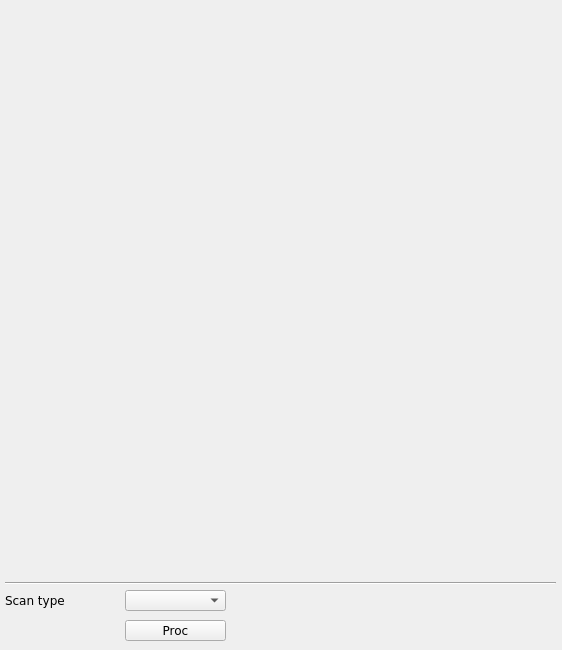
<?xml version="1.0" encoding="UTF-8"?>
<ui version="4.0">
 <class>mainWindow</class>
 <widget class="QMainWindow" name="mainWindow">
  <property name="geometry">
   <rect>
    <x>0</x>
    <y>0</y>
    <width>562</width>
    <height>650</height>
   </rect>
  </property>
  <property name="windowTitle">
   <string/>
  </property>
  <property name="Title" stdset="0">
   <string/>
  </property>
  <widget class="QWidget" name="centralwidget">
   <widget class="caCartesianPlot" name="tbtddcsynth_x">
    <property name="geometry">
     <rect>
      <x>9</x>
      <y>9</y>
      <width>546</width>
      <height>275</height>
     </rect>
    </property>
    <property name="font">
     <font>
      <family>Sans</family>
      <pointsize>8</pointsize>
     </font>
    </property>
    <property name="Title" stdset="0">
     <string notr="true">Horizontal position H1</string>
    </property>
    <property name="TitleX">
     <string notr="true">Data atoms</string>
    </property>
    <property name="TitleY">
     <string notr="true">Position [nm]</string>
    </property>
    <property name="channels_1" stdset="0">
     <string notr="true">;$(BPM):sph.x11</string>
    </property>
    <property name="Style_1">
     <enum>caCartesianPlot::Lines</enum>
    </property>
    <property name="symbol_1">
     <enum>caCartesianPlot::Star1</enum>
    </property>
    <property name="color_1">
     <color>
      <red>255</red>
      <green>0</green>
      <blue>0</blue>
     </color>
    </property>
    <property name="Style_2">
     <enum>caCartesianPlot::Lines</enum>
    </property>
    <property name="plotMode">
     <enum>caCartesianPlot::PlotNPointsAndStop</enum>
    </property>
    <property name="countNumOrChannel" stdset="0">
     <string notr="true"/>
    </property>
    <property name="triggerChannel" stdset="0">
     <string notr="true"/>
    </property>
    <property name="foreground">
     <color alpha="0">
      <red>255</red>
      <green>255</green>
      <blue>255</blue>
     </color>
    </property>
    <property name="gridColor">
     <color>
      <red>0</red>
      <green>0</green>
      <blue>0</blue>
     </color>
    </property>
    <property name="XaxisScaling" stdset="0">
     <enum>caCartesianPlot::Auto</enum>
    </property>
    <property name="XaxisLimits">
     <string>0;100</string>
    </property>
    <property name="YaxisLimits">
     <string>-1000000;-900000</string>
    </property>
   </widget>
   <widget class="caCartesianPlot" name="tbtddcsynth_y">
    <property name="geometry">
     <rect>
      <x>9</x>
      <y>295</y>
      <width>546</width>
      <height>275</height>
     </rect>
    </property>
    <property name="font">
     <font>
      <family>Sans</family>
      <pointsize>8</pointsize>
     </font>
    </property>
    <property name="Title" stdset="0">
     <string notr="true">Vertical position H1</string>
    </property>
    <property name="TitleX">
     <string notr="true">Data atoms</string>
    </property>
    <property name="TitleY">
     <string notr="true">Position [nm]</string>
    </property>
    <property name="channels_1" stdset="0">
     <string notr="true">;$(BPM):sph.y11</string>
    </property>
    <property name="Style_1">
     <enum>caCartesianPlot::Lines</enum>
    </property>
    <property name="symbol_1">
     <enum>caCartesianPlot::Star1</enum>
    </property>
    <property name="color_1">
     <color>
      <red>33</red>
      <green>0</green>
      <blue>255</blue>
     </color>
    </property>
    <property name="channels_2" stdset="0">
     <string notr="true"/>
    </property>
    <property name="symbol_2">
     <enum>caCartesianPlot::Star2</enum>
    </property>
    <property name="color_2">
     <color>
      <red>6</red>
      <green>0</green>
      <blue>255</blue>
     </color>
    </property>
    <property name="plotMode">
     <enum>caCartesianPlot::PlotNPointsAndStop</enum>
    </property>
    <property name="countNumOrChannel" stdset="0">
     <string notr="true"/>
    </property>
    <property name="triggerChannel" stdset="0">
     <string notr="true"/>
    </property>
    <property name="foreground">
     <color alpha="0">
      <red>255</red>
      <green>255</green>
      <blue>255</blue>
     </color>
    </property>
    <property name="gridColor">
     <color>
      <red>0</red>
      <green>0</green>
      <blue>0</blue>
     </color>
    </property>
    <property name="XaxisScaling" stdset="0">
     <enum>caCartesianPlot::Auto</enum>
    </property>
    <property name="XaxisLimits">
     <string>0;100</string>
    </property>
    <property name="YaxisLimits">
     <string>-1000000;-900000</string>
    </property>
   </widget>
   <widget class="QLabel" name="label_20">
    <property name="geometry">
     <rect>
      <x>5</x>
      <y>590</y>
      <width>131</width>
      <height>20</height>
     </rect>
    </property>
    <property name="font">
     <font>
      <family>DejaVu Sans</family>
      <pointsize>9</pointsize>
     </font>
    </property>
    <property name="text">
     <string>Scan type</string>
    </property>
   </widget>
   <widget class="caMenu" name="tbtddcsynth_scan">
    <property name="geometry">
     <rect>
      <x>125</x>
      <y>590</y>
      <width>101</width>
      <height>21</height>
     </rect>
    </property>
    <property name="font">
     <font>
      <family>DejaVu Sans</family>
      <pointsize>9</pointsize>
     </font>
    </property>
    <property name="channel" stdset="0">
     <string notr="true">$(BPM):sph.SCAN</string>
    </property>
   </widget>
   <widget class="caMessageButton" name="camessagebutton">
    <property name="geometry">
     <rect>
      <x>125</x>
      <y>620</y>
      <width>101</width>
      <height>21</height>
     </rect>
    </property>
    <property name="font">
     <font>
      <family>DejaVu Sans</family>
      <pointsize>9</pointsize>
     </font>
    </property>
    <property name="text">
     <string>Proc</string>
    </property>
    <property name="flat">
     <bool>false</bool>
    </property>
    <property name="fontScaleMode">
     <enum>EPushButton::WidthAndHeight</enum>
    </property>
    <property name="channel" stdset="0">
     <string notr="true">$(BPM):sph.PROC</string>
    </property>
    <property name="background">
     <color>
      <red>255</red>
      <green>255</green>
      <blue>255</blue>
     </color>
    </property>
    <property name="pressMessage">
     <string notr="true">1</string>
    </property>
   </widget>
   <widget class="Line" name="line_2">
    <property name="geometry">
     <rect>
      <x>5</x>
      <y>575</y>
      <width>551</width>
      <height>16</height>
     </rect>
    </property>
    <property name="orientation">
     <enum>Qt::Horizontal</enum>
    </property>
   </widget>
  </widget>
 </widget>
 <customwidgets>
  <customwidget>
   <class>QwtPlot</class>
   <extends>QFrame</extends>
   <header>qwt_plot.h</header>
  </customwidget>
  <customwidget>
   <class>caMenu</class>
   <extends>QComboBox</extends>
   <header>caMenu</header>
  </customwidget>
  <customwidget>
   <class>caMessageButton</class>
   <extends>QPushButton</extends>
   <header>caMessageButton</header>
  </customwidget>
  <customwidget>
   <class>caCartesianPlot</class>
   <extends>QwtPlot</extends>
   <header>caCartesianPlot</header>
   <container>1</container>
  </customwidget>
 </customwidgets>
 <resources/>
 <connections/>
</ui>
